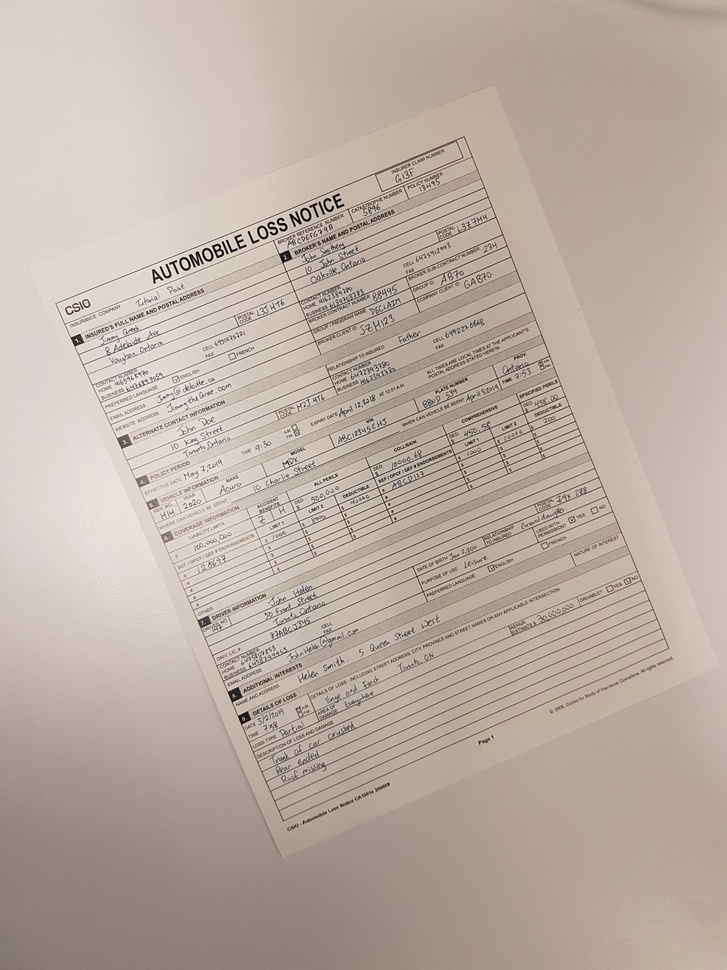
#> input picture Rotating image to multiples of 90/2.jpg, 727 x 970 px, shrunk from 3024 x 4032 before the run
$ jupyter execute Rotation.ipynb
#> lines starting #> are read from the running program, lines starting #| are printed output that depends on the picture; after the words box and inside, x2 and y2 are one past the last pixel; in counts of white or black regions, pixels touching at a corner belong together; long printed decimals are rounded
[cell 1]
'''
Rotating the image and gets rid of the blue Hough line
'''
import numpy as np
import cv2
import math
from scipy import ndimage

img_before = cv2.imread('2.jpg')
#> img_before is the input picture: shape (970, 727, 3); mean B, G, R 164.4, 173.2, 187

# cv2.imshow("Before", img_before)
key = cv2.waitKey(0)
#> (key Esc is pressed here)

img_gray = cv2.cvtColor(img_before, cv2.COLOR_BGR2GRAY)
img_edges = cv2.Canny(img_gray, 100, 100, apertureSize=3)
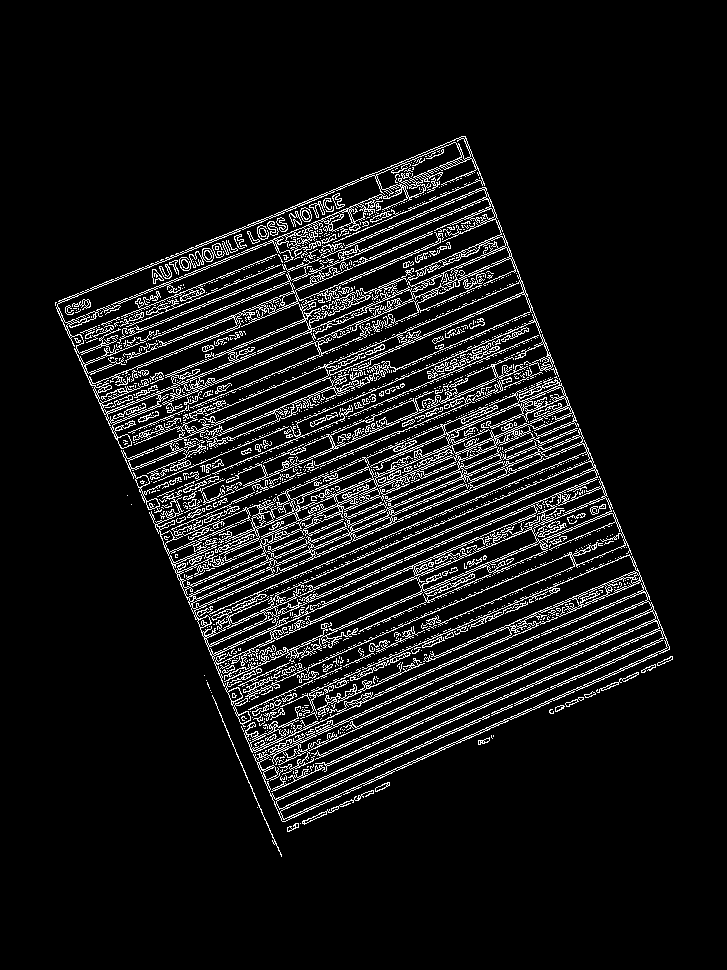
#> img_edges: shape (970, 727); 8.4% white in thin lines or dots, all inside (x1, y1, x2, y2) = (55, 136, 673, 857)
lines = cv2.HoughLinesP(img_edges, 1, math.pi / 180.0, 100, minLineLength=100, maxLineGap=5)
#> lines = 153 rows, first 6: [225, 527, 561, 384], [155, 524, 549, 357], [281, 819, 669, 647], [283, 821, 384, 776], [341, 577, 594, 469], [144, 502, 540, 334]

angles = []

for x1, y1, x2, y2 in lines[0]:
#     cv2.line(img_before, (x1, y1), (x2, y2), (255, 0, 0), 3)
    angle = math.degrees(math.atan2(y2 - y1, x2 - x1))
    angles.append(angle)
#> this loop made 1 pass
#> (x1, y1, x2, y2, angle) on pass 1: (225, 527, 561, 384, -23.05)
#> after the loop, angles = [-23.05]

median_angle = np.median(angles)
#> median_angle = -23.05
img_rotated = ndimage.rotate(img_before, median_angle,cval=255)
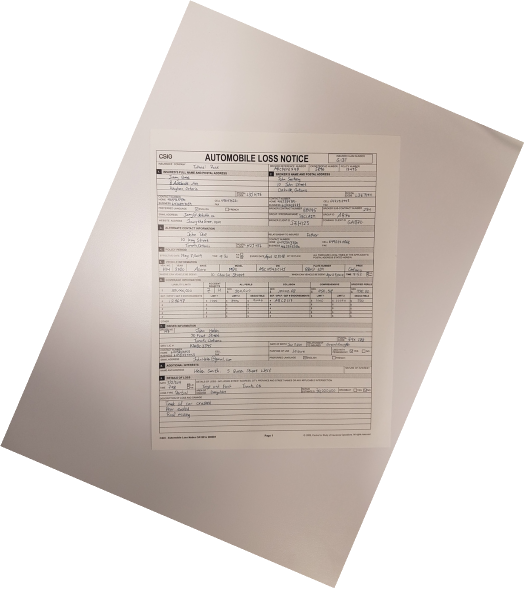
#> img_rotated: shape (1177, 1049, 3) (shown at 1/2 size); mean B, G, R 203.4, 208.4, 216.3

print ("Angle is {}"+ format(median_angle))
#| Angle is {}-23.054
cv2.imwrite('rotated.jpg', img_rotated)
#> Out = True

[cell 2]
'''
Rotating the image and gets rid of the blue Hough line.
Test case of img3.jpg is a case where there is only a light misalign
'''
import numpy as np
import cv2
import math
from scipy import ndimage

img_before = cv2.imread('img3.jpg')
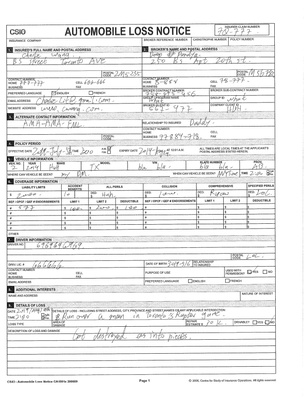
#> input picture Rotating image to multiples of 90/img3.jpg, 307 x 397 px, shrunk from 1275 x 1650 before the run
#> img_before is the input picture: shape (397, 307, 3); min 4, max 255, mean 233.2

# cv2.imshow("Before", img_before)
key = cv2.waitKey(0)
#> (key Esc is pressed here)

img_gray = cv2.cvtColor(img_before, cv2.COLOR_BGR2GRAY)
#> img_gray: shape (397, 307)
img_edges = cv2.Canny(img_gray, 100, 100, apertureSize=3)
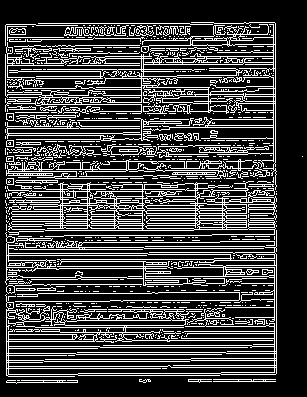
#> img_edges: shape (397, 307); 25.1% white in thin lines or dots, all inside (x1, y1, x2, y2) = (5, 22, 303, 384)
lines = cv2.HoughLinesP(img_edges, 1, math.pi / 180.0, 100, minLineLength=100, maxLineGap=5)
#> lines = 83 rows, first 6: [6, 382, 6, 198], [273, 234, 273, 22], [160, 161, 276, 277], [21, 69, 206, 69], [85, 162, 190, 267], [9, 276, 116, 169]

angles = []

for x1, y1, x2, y2 in lines[0]:
    cv2.line(img_before, (x1, y1), (x2, y2), (255, 0, 0), 3)
    angle = math.degrees(math.atan2(y2 - y1, x2 - x1))
    angles.append(angle)
#> this loop made 1 pass
#> (x1, y1, x2, y2, angle) on pass 1: (6, 382, 6, 198, -90)
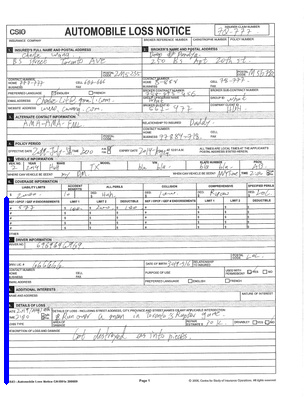
#> img_before: shape (397, 307, 3); 0.77% of pixels changed, all inside (x1, y1, x2, y2) = (4, 196, 9, 385)
#> after the loop, angles = [-90]

median_angle = np.median(angles)
#> median_angle = -90
img_rotated = ndimage.rotate(img_before, median_angle,cval=200)
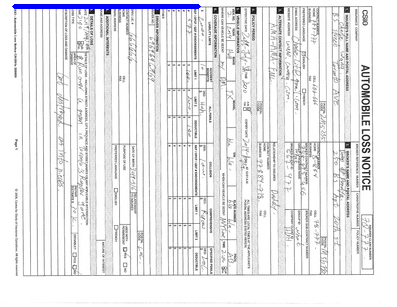
#> img_rotated: shape (307, 397, 3); mean B, G, R 233.5, 231.5, 231.5

print ("Angle is {}"+ format(median_angle))
#| Angle is {}-90.0
cv2.imwrite('rotated.jpg', img_rotated)
#> Out = True
